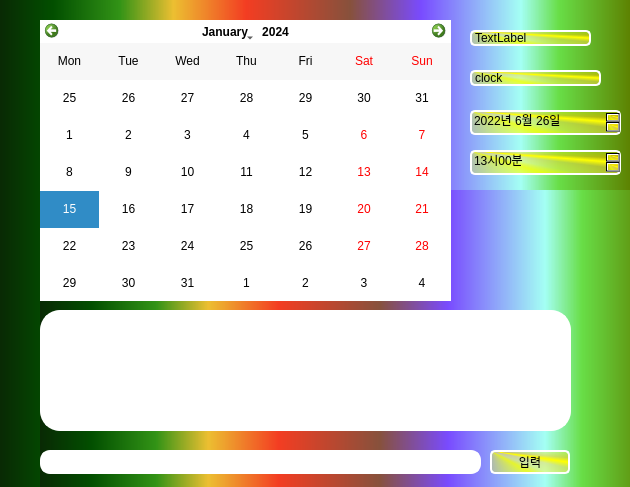
<?xml version="1.0" encoding="UTF-8"?>
<ui version="4.0">
 <class>Widget</class>
 <widget class="QWidget" name="Widget">
  <property name="geometry">
   <rect>
    <x>0</x>
    <y>0</y>
    <width>630</width>
    <height>487</height>
   </rect>
  </property>
  <property name="windowTitle">
   <string>캘린더</string>
  </property>
  <property name="styleSheet">
   <string notr="true">background-color: qlineargradient(spread:pad, x1:0, y1:0, x2:1, y2:0, stop:0 rgba(9, 41, 4, 255), stop:0.085 rgba(2, 79, 0, 255), stop:0.19 rgba(50, 147, 22, 255), stop:0.275 rgba(236, 191, 49, 255), stop:0.39 rgba(243, 61, 34, 255), stop:0.555 rgba(135, 81, 60, 255), stop:0.667 rgba(121, 75, 255, 255), stop:0.825 rgba(164, 255, 244, 255), stop:0.885 rgba(104, 222, 71, 255), stop:1 rgba(93, 128, 0, 255));</string>
  </property>
  <widget class="QPushButton" name="btn">
   <property name="geometry">
    <rect>
     <x>490</x>
     <y>450</y>
     <width>80</width>
     <height>24</height>
    </rect>
   </property>
   <property name="styleSheet">
    <string notr="true">background-color: qconicalgradient(cx:0, cy:0, angle:135, stop:0 rgba(255, 255, 0, 69), stop:0.375 rgba(255, 255, 0, 69), stop:0.423533 rgba(251, 255, 0, 145), stop:0.45 rgba(247, 255, 0, 208), stop:0.477581 rgba(255, 244, 71, 130), stop:0.518717 rgba(255, 218, 71, 130), stop:0.55 rgba(255, 255, 0, 255), stop:0.57754 rgba(255, 203, 0, 130), stop:0.625 rgba(255, 255, 0, 69), stop:1 rgba(255, 255, 0, 69));
border: 2px solid rgb(255, 255, 255);
border-radius: 5px;</string>
   </property>
   <property name="text">
    <string>입력</string>
   </property>
  </widget>
  <widget class="QCalendarWidget" name="calendar">
   <property name="geometry">
    <rect>
     <x>40</x>
     <y>20</y>
     <width>411</width>
     <height>281</height>
    </rect>
   </property>
   <property name="styleSheet">
    <string notr="true">background-color: rgb(255, 255, 255);
color: rgb(0, 0, 0);</string>
   </property>
   <property name="gridVisible">
    <bool>false</bool>
   </property>
   <property name="verticalHeaderFormat">
    <enum>QCalendarWidget::NoVerticalHeader</enum>
   </property>
   <property name="navigationBarVisible">
    <bool>true</bool>
   </property>
   <property name="dateEditEnabled">
    <bool>true</bool>
   </property>
  </widget>
  <widget class="QTextEdit" name="text">
   <property name="geometry">
    <rect>
     <x>40</x>
     <y>310</y>
     <width>531</width>
     <height>121</height>
    </rect>
   </property>
   <property name="styleSheet">
    <string notr="true">border: 2px solid rgb(255, 255, 255);
border-radius: 20px;
background-color: rgb(255, 255, 255);</string>
   </property>
  </widget>
  <widget class="QLabel" name="clock">
   <property name="geometry">
    <rect>
     <x>470</x>
     <y>70</y>
     <width>131</width>
     <height>16</height>
    </rect>
   </property>
   <property name="styleSheet">
    <string notr="true">background-color: qconicalgradient(cx:0, cy:0, angle:135, stop:0 rgba(255, 255, 0, 69), stop:0.375 rgba(255, 255, 0, 69), stop:0.423533 rgba(251, 255, 0, 145), stop:0.45 rgba(247, 255, 0, 208), stop:0.477581 rgba(255, 244, 71, 130), stop:0.518717 rgba(255, 218, 71, 130), stop:0.55 rgba(255, 255, 0, 255), stop:0.57754 rgba(255, 203, 0, 130), stop:0.625 rgba(255, 255, 0, 69), stop:1 rgba(255, 255, 0, 69));
border: 2px solid rgb(255, 255, 255);
border-radius: 5px;</string>
   </property>
   <property name="text">
    <string>clock</string>
   </property>
  </widget>
  <widget class="QLabel" name="show_date_time">
   <property name="geometry">
    <rect>
     <x>470</x>
     <y>30</y>
     <width>121</width>
     <height>16</height>
    </rect>
   </property>
   <property name="styleSheet">
    <string notr="true">background-color: qconicalgradient(cx:0, cy:0, angle:135, stop:0 rgba(255, 255, 0, 69), stop:0.375 rgba(255, 255, 0, 69), stop:0.423533 rgba(251, 255, 0, 145), stop:0.45 rgba(247, 255, 0, 208), stop:0.477581 rgba(255, 244, 71, 130), stop:0.518717 rgba(255, 218, 71, 130), stop:0.55 rgba(255, 255, 0, 255), stop:0.57754 rgba(255, 203, 0, 130), stop:0.625 rgba(255, 255, 0, 69), stop:1 rgba(255, 255, 0, 69));
border: 2px solid rgb(255, 255, 255);
border-radius: 5px;</string>
   </property>
   <property name="text">
    <string>TextLabel</string>
   </property>
  </widget>
  <widget class="QDateEdit" name="date">
   <property name="geometry">
    <rect>
     <x>470</x>
     <y>110</y>
     <width>151</width>
     <height>25</height>
    </rect>
   </property>
   <property name="styleSheet">
    <string notr="true">background-color: qconicalgradient(cx:0, cy:0, angle:135, stop:0 rgba(255, 255, 0, 69), stop:0.375 rgba(255, 255, 0, 69), stop:0.423533 rgba(251, 255, 0, 145), stop:0.45 rgba(247, 255, 0, 208), stop:0.477581 rgba(255, 244, 71, 130), stop:0.518717 rgba(255, 218, 71, 130), stop:0.55 rgba(255, 255, 0, 255), stop:0.57754 rgba(255, 203, 0, 130), stop:0.625 rgba(255, 255, 0, 69), stop:1 rgba(255, 255, 0, 69));
border: 2px solid rgb(255, 255, 255);
border-radius: 5px;</string>
   </property>
   <property name="minimumDate">
    <date>
     <year>2022</year>
     <month>6</month>
     <day>26</day>
    </date>
   </property>
   <property name="displayFormat">
    <string>yyyy년 M월 d일</string>
   </property>
  </widget>
  <widget class="QTimeEdit" name="time">
   <property name="geometry">
    <rect>
     <x>470</x>
     <y>150</y>
     <width>151</width>
     <height>25</height>
    </rect>
   </property>
   <property name="styleSheet">
    <string notr="true">background-color: qconicalgradient(cx:0, cy:0, angle:135, stop:0 rgba(255, 255, 0, 69), stop:0.375 rgba(255, 255, 0, 69), stop:0.423533 rgba(251, 255, 0, 145), stop:0.45 rgba(247, 255, 0, 208), stop:0.477581 rgba(255, 244, 71, 130), stop:0.518717 rgba(255, 218, 71, 130), stop:0.55 rgba(255, 255, 0, 255), stop:0.57754 rgba(255, 203, 0, 130), stop:0.625 rgba(255, 255, 0, 69), stop:1 rgba(255, 255, 0, 69));
border: 2px solid rgb(255, 255, 255);
border-radius: 5px;</string>
   </property>
   <property name="dateTime">
    <datetime>
     <hour>13</hour>
     <minute>0</minute>
     <second>0</second>
     <year>2022</year>
     <month>6</month>
     <day>26</day>
    </datetime>
   </property>
   <property name="maximumDateTime">
    <datetime>
     <hour>23</hour>
     <minute>59</minute>
     <second>59</second>
     <year>2022</year>
     <month>6</month>
     <day>26</day>
    </datetime>
   </property>
   <property name="minimumTime">
    <time>
     <hour>0</hour>
     <minute>0</minute>
     <second>0</second>
    </time>
   </property>
   <property name="displayFormat">
    <string>hh시mm분</string>
   </property>
   <property name="calendarPopup">
    <bool>false</bool>
   </property>
   <property name="timeSpec">
    <enum>Qt::LocalTime</enum>
   </property>
  </widget>
  <widget class="QLineEdit" name="date_input">
   <property name="geometry">
    <rect>
     <x>40</x>
     <y>450</y>
     <width>441</width>
     <height>24</height>
    </rect>
   </property>
   <property name="styleSheet">
    <string notr="true">border: 2px solid rgb(255, 255, 255);
border-radius: 10px;
background-color: rgb(255, 255, 255);</string>
   </property>
  </widget>
  <widget class="QLabel" name="label">
   <property name="geometry">
    <rect>
     <x>40</x>
     <y>190</y>
     <width>611</width>
     <height>501</height>
    </rect>
   </property>
   <property name="text">
    <string/>
   </property>
   <property name="pixmap">
    <pixmap>img/bono.png</pixmap>
   </property>
  </widget>
  <zorder>label</zorder>
  <zorder>btn</zorder>
  <zorder>calendar</zorder>
  <zorder>text</zorder>
  <zorder>clock</zorder>
  <zorder>show_date_time</zorder>
  <zorder>date</zorder>
  <zorder>time</zorder>
  <zorder>date_input</zorder>
 </widget>
 <resources/>
 <connections/>
</ui>
